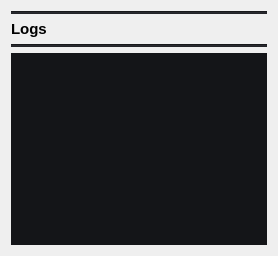
          <widget class="QWidget" name="page_24">
           <layout class="QGridLayout" name="gridLayout_57">
            <item row="0" column="0">
             <widget class="Line" name="line_33">
              <property name="styleSheet">
               <string notr="true">background-color: rgb(35, 36, 40);</string>
              </property>
              <property name="orientation">
               <enum>Qt::Horizontal</enum>
              </property>
             </widget>
            </item>
            <item row="1" column="0">
             <widget class="QLabel" name="label_47">
              <property name="font">
               <font>
                <pointsize>11</pointsize>
                <weight>75</weight>
                <bold>true</bold>
               </font>
              </property>
              <property name="text">
               <string>Logs</string>
              </property>
             </widget>
            </item>
            <item row="2" column="0">
             <widget class="Line" name="line_32">
              <property name="styleSheet">
               <string notr="true">background-color: rgb(35, 36, 40);</string>
              </property>
              <property name="orientation">
               <enum>Qt::Horizontal</enum>
              </property>
             </widget>
            </item>
            <item row="3" column="0">
             <widget class="QTextBrowser" name="textBrowser_5">
              <property name="styleSheet">
               <string notr="true">background-color: rgb(20, 21, 24);</string>
              </property>
              <property name="frameShape">
               <enum>QFrame::NoFrame</enum>
              </property>
             </widget>
            </item>
           </layout>
          </widget>
